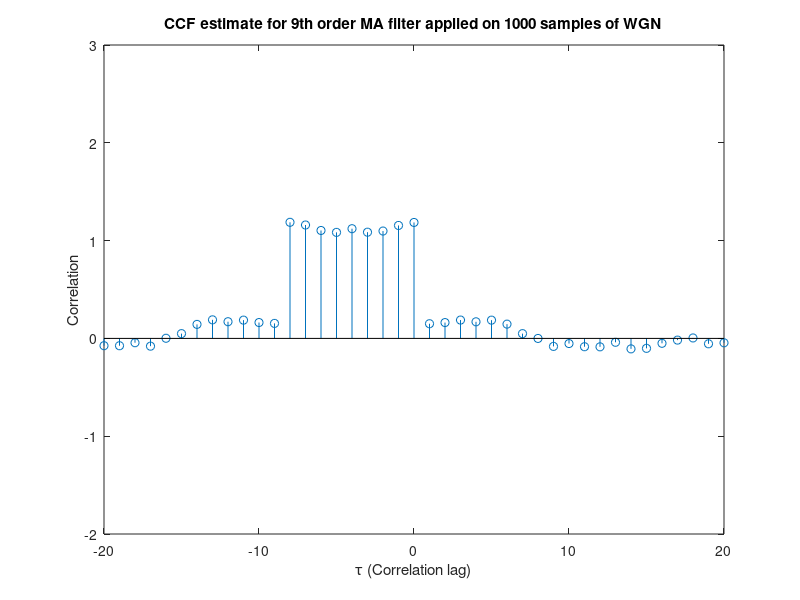

Reproduce this figure in MATLAB.
% Estimate the CCF for the sequences x and y generated above 

clear all;
x = randn(1000,1);
y=filter(ones(9,1),[1],x);
[r,lags]= xcorr(x,y,'unbiased');
figure(4);
ACF = stem(lags,r);
title('CCF estimate for 9th order MA filter applied on 1000 samples of WGN')
ylabel('Correlation')
xlabel('τ (Correlation lag)')
xlim([-20 20])